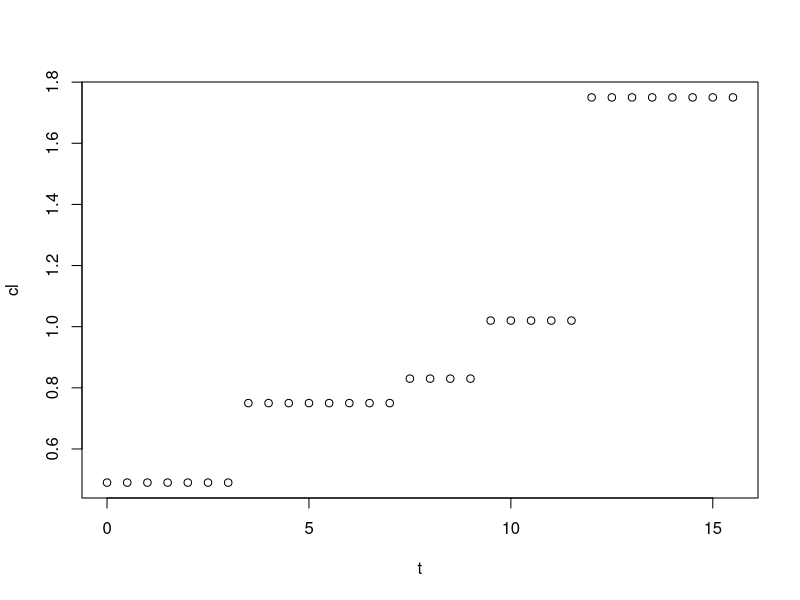
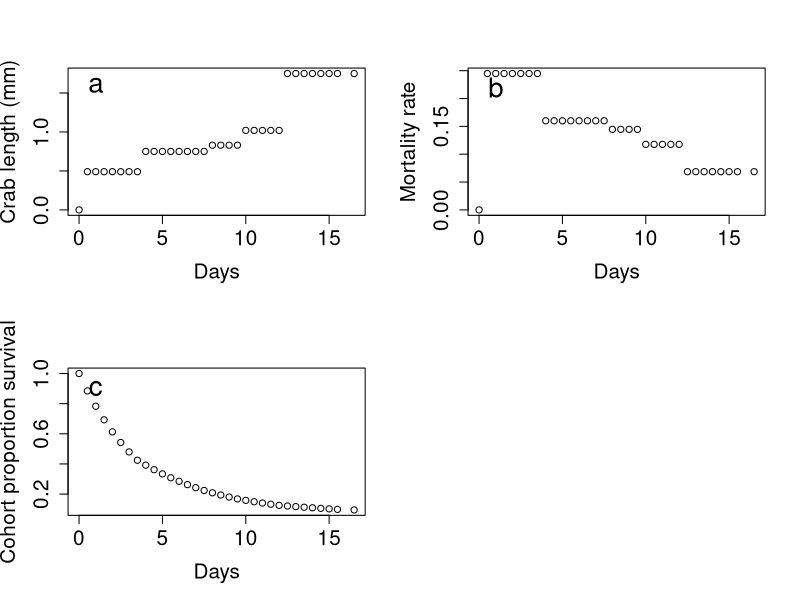

Here is the R script that generated these plots, in order:
###Creating code for larvae (I want someestimate of mortaltiy for the entire cohort)

##What data do we have for growth?
	##Look at the script on "modeling zoea growth" for details but the function is as below
larvae.size=function(t){
	if(t<3.5){
	cl=0.49 #runif(1, 0.44, 0.54)	
	}
	
	else if(t<7.5 & t>=3.5){
	cl= 0.75 #runif(1, 0.72, 0.77)
	}
	
	else if(t<9.5 & t>=7.5){
	cl=0.83 #runif(1, 0.79, 0.87)
	}
	
	else if(t<12 & t>=9.5){
	cl=1.02 #runif(1, 0.98, 1.06)
	}
	
	else if(t<=15.5 & t>=12){
	cl=1.75 #runif(1, 1.69, 1.81)
	}
	
	else print('not larva')
}
t=seq(from =0, to =15.5, by =0.5)
cl=rep(0, length(t))
for(i in 1:length(t))
{
	cl[i]=larvae.size(t[i])
}
plot(cl~t)

##Add in mortality function
mr=0.12 #Got mortality rates from data using 'Calculating mortality rates for larvae' script
lr=1

mortality=function(l){
	m=mr*(lr/l)
}

###Let's create the actual model forloop for total mortality
numbers=function(t, i) {
	num=n[i]*exp(-(mortality(larvae.size(t)))*delta.t) ###Removed fishing mortrality
}

##Hmm.. for larvae, time span is limited to 15.5 days and in this case, maybe want higher resolution time point (like 0.5 days?)
delta.t=0.5 ##Resolution between time points
t=seq(from=0, to=15.5, by=delta.t) 
n=rep(0, length(t))
m=rep(0, length(t))
s=rep(0, length(t))

n[1]=1 ##Starting population size

for(i in 1:length(t))
{
	n[i+1]=numbers(t=t[i], i=i)
	s[i+1]=larvae.size(t[i])
	m[i+1]=mortality(larvae.size(t[i]))
}

t.1=c(t, max(t)+1)
par(mfrow=(c(2,2)))
plot(s~t.1, ylab='Crab length (mm)', xlab='Days',  cex.lab=1.5, cex.axis=1.5)
text(1, 1.6, labels=c('a'), cex=2 )
plot(m~t.1, ylab='Mortality rate', xlab='Days', cex.lab=1.5, cex.axis=1.5)
text(1, 0.22, labels=c('b'), cex=2 )
plot(n~t.1, ylab='Cohort proportion survival', xlab='Days', cex.lab=1.5, cex.axis=1.5)
text(1, 0.9, labels=c('c'), cex=2 )

larval.data=data.frame(n,s,m)
#n~0.09 after larvae (9% survival is decent)